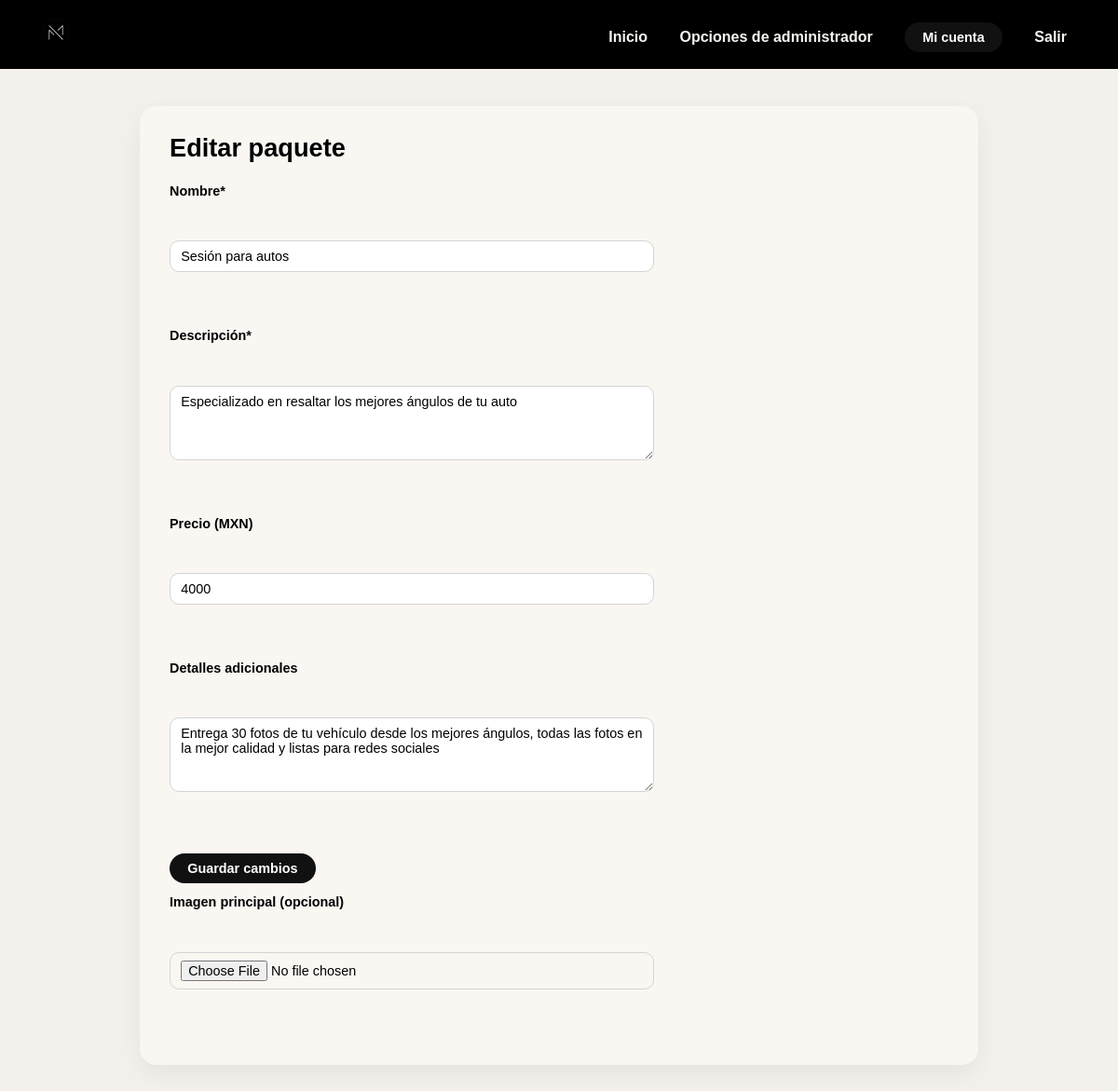
Screenshot of /index.php?controller=adminpkg&action=edit&id=3 (signed in) with the database file from the repository.
### tables this page shows
CREATE TABLE `paquetes` (
  `idPack` int(11) NOT NULL,
  `nombrePack` varchar(50) DEFAULT NULL,
  `descripcion` varchar(250) DEFAULT NULL,
  `precio` int(5) DEFAULT NULL,
  `detalles` varchar(300) DEFAULT NULL,
  `imagen_url` varchar(255) DEFAULT NULL
);

### app/controllers/AdminPackageController.php (called while the page is built, shortened)
<?php
require_once __DIR__ . '/../models/PackageModel.php';
class AdminPackageController {
    private $pkg;
    public function __construct($connection){
        $this->pkg = new PackageModel($connection);
    }
    public function edit(){
        $id = isset($_GET['id']) ? (int)$_GET['id'] : 0;
        $paquete = $this->pkg->find($id);
        include __DIR__ . '/../views/admin/package_edit.php';
    }
}

### app/models/PackageModel.php (called while the page is built, shortened)
<?php
class PackageModel {
    private $conn;
    public function __construct($connection){
        $this->conn = $connection;
    }
    public function find($id){
        $sql = "SELECT idPack, nombrePack, descripcion, precio, detalles, imagen_url FROM paquetes WHERE idPack = ?";
        if ($st = $this->conn->prepare($sql)) {
            $st->bind_param("i", $id);
            $st->execute();
            $result = $st->get_result();
            $row = $result ? $result->fetch_assoc() : null;
            return $row;
        }
        return null;
    }
}

### app/views/admin/package_edit.php (the view, shortened to what this page needs)
<!doctype html>
<html lang="es">
<head>
  <?php include __DIR__ . '/../partials/head_assets.php'; ?>
</head>
<body class="pkg-edit-page">
<?php include __DIR__ . '/../partials/header.php'; ?>
<div class="container">
  <h1>Editar paquete</h1>
  <form enctype="multipart/form-data" method="POST" action="index.php?controller=adminpkg&action=edit&id=<?= (int)$paquete['idPack'] ?>">
    <label>Nombre*</label><br>
    <input type="text" name="nombrePack" value="<?= htmlspecialchars($paquete['nombrePack']) ?>" required><br><br>
    <label>Descripción*</label><br>
    <textarea name="descripcion" required><?= htmlspecialchars($paquete['descripcion']) ?></textarea><br><br>
    <label>Precio (MXN)</label><br>
    <input type="number" step="0.01" name="precio" value="<?= htmlspecialchars($paquete['precio']) ?>"><br><br>
    <label>Detalles adicionales</label><br>
    <textarea name="detalles"><?= htmlspecialchars($paquete['detalles']) ?></textarea><br><br>
    <button type="submit" class="btn">Guardar cambios</button>
    <label>Imagen principal (opcional)</label><br>
    <input type="file" name="imagen" accept="image/*"><br><br>
    </form>
</div>
</body>
</html>

### public/css/manego.css (style rules this page uses)
:root { --negro: #000000; --hueso: #f8f5f0; --acento: #25d366; --coma: #d8541f; }
* { margin: 0; padding: 0; box-sizing: border-box; font-family: 'Arial', sans-serif; }
body { background-color: var(--hueso); color: var(--negro); }
.btn { align-self:flex-start; background:#0f0f0f; color:#fff; text-decoration:none; font-weight:700; padding:10px 14px; border-radius:8px; }

### app/views/admin/package_edit.php (style rules this page uses)
body.pkg-edit-page { background:#f4f1ec; }
body.pkg-edit-page .container { max-width:900px; margin:2.5rem auto 3rem; background:#faf7f3; padding:1.8rem 2rem 2.1rem; border-radius:18px; box-shadow:0 10px 28px rgba(0,0,0,.06); }
body.pkg-edit-page h1 { margin:0 0 1.4rem; font-size:1.7rem; }
body.pkg-edit-page form { max-width:520px; display:flex; flex-direction:column; gap:.75rem; }
body.pkg-edit-page label { font-size:.9rem; font-weight:600; margin-bottom:.2rem; }
body.pkg-edit-page input[type='text'], body.pkg-edit-page input[type='number'], body.pkg-edit-page textarea, body.pkg-edit-page input[type='file'] { width:100%; border-radius:10px; border:1px solid #d4d4d4; padding:.5rem .7rem; font-size:.9rem; }
body.pkg-edit-page textarea { min-height:80px; resize:vertical; }
body.pkg-edit-page .btn { display:inline-block; padding:.5rem 1.2rem; border-radius:999px; border:none; background:#111; color:#fff; font-size:.9rem; cursor:pointer; margin-top:.4rem; }

### rows the page displays
paquetes: nombrePack "Sesión para autos", descripcion "Especializado en resaltar los mejores ángulos de tu auto", precio "4000", detalles "Entrega 30 fotos de tu vehículo desde los mejores ángulos, todas las fotos en la mejor calidad y listas para redes sociales"
